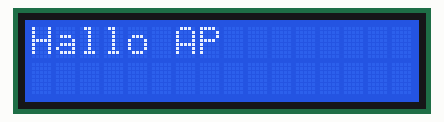
The sketch below on a simulated Arduino Uno, built with avr-gcc and run on an emulated ATmega328P. Shown: 16×2 character LCD.

Above: at 0.1 s.
At 1.1 s:
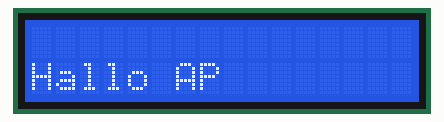
At 2.1 s:
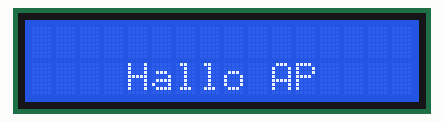
At 3.1 s:
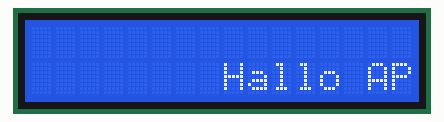
At 4.1 s:
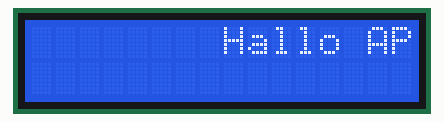
At 5.1 s:
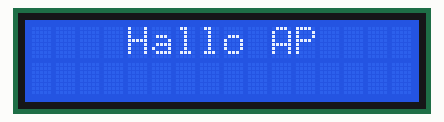

Measured:
- by itself, everything shown: repeats every 6.0 s, in 7 steps
- what the display in image 1 shows lasts 1.0 s, from 1.1 s to 2.1 s

The sketch:

Opdracht1.ino
```cpp
#include <LiquidCrystal.h>

const int rs = 12, en = 11, d4 = 4, d5 = 5, d6 = 6, d7 = 7;
LiquidCrystal lcd(rs, en, d4, d5, d6, d7);

void setup() {
  // put your setup code here, to run once:
  lcd.begin(16, 2);


}

void loop() {
  // put your main code here, to run repeatedly:
  lcd.setCursor(0,0);
  lcd.print("Hallo AP");
  delay(1000);

  lcd.clear();
  lcd.setCursor(0,1);
  lcd.print("Hallo AP");
  delay(1000);

  lcd.clear();
  lcd.setCursor(4,1);
  lcd.print("Hallo AP");
  delay(1000);
  lcd.clear();
  //lcd.display();

  lcd.setCursor(8,1);
  lcd.print("Hallo AP");
  delay(1000);
  lcd.clear();

  lcd.setCursor(8,0);
  lcd.print("Hallo AP");
  delay(1000);
  lcd.clear();

  lcd.setCursor(4,0);
  lcd.print("Hallo AP");
  delay(1000);
  lcd.clear();
  //lcd.blink();
  //lcd.noDisplay();

  //lcd.scrollDisplayLeft();

}
```
